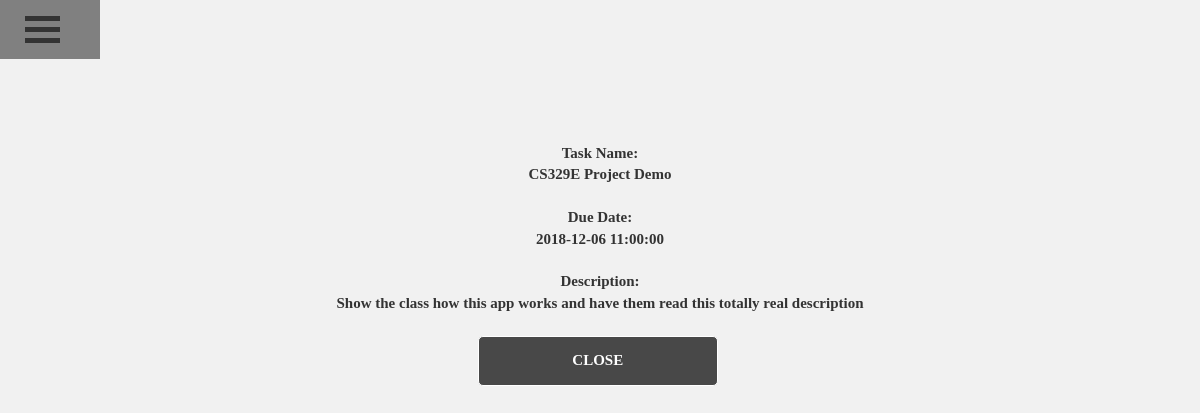
The page /view/45 (signed in) on the database its author committed.
### Application/models.py (models this page shows)
class Task(db.Model):
	id = db.Column(db.Integer, primary_key=True)
	title = db.Column(db.String(20))
	description = db.Column(db.String(200))
	complete = db.Column(db.Boolean, nullable=False, default=False)
	due = db.Column(db.DateTime, nullable=True)
	user = db.Column(db.Integer, db.ForeignKey('user.id'), nullable=False)

### Application/routes.py (the view)
@application.route("/view/<int:task_id>")
def view(task_id):
	post = Task.query.get_or_404(task_id)
	if post.author != current_user:
		abort(403)
	return render_template('post.html', title=post.title, post=post)

### Application/models.py (called while the page is built)
@login_manager.user_loader # loads in user
def load_user(user_id):
	return User.query.get(int(user_id))

### Application/templates/post.html (shortened to what this page needs)
{% extends "layout.html" %}
{% block content %}
<div align='center'>
<p>
	<br><br>Task Name:<br>
	{{post.title}}
	<br><br>
	Due Date:<br>
	{{post.due}}
	<br><br>
	Description:<br>
	{{post.description}} <br><br>
	<button class="myButton" onclick="window.open('', '_self', ''); window.close();">CLOSE</button>
	{% endblock %}

### Application/static/style.css (style rules this page uses)
html { overflow-x: hidden; }
p { font-family: 'Now'; font-weight: bold; font-style: normal; font-size: 15px; color: #333; }
body { background-color: #f1f1f1; background-position: center; }
.myButton { border:0.1em solid #FFFFFF; border-radius: 5px; margin:0 0.3em 0 0; padding: 0; box-sizing: border-box; text-decoration:none; font-weight: bolder; color:#FFFFFF; font-family: 'Now'; background: rgba(0,0,0,0.7); text-align:center; text-transform: uppercase; transition: all 0.2s; width: 240px; margin-bottom: 10px; height: 50px; -webkit-transition: all 1s ease; white-space: nowrap; }

### rows shown on the page
Task: title "CS329E Project Demo", due "2018-12-06 11:00:00", description "Show the class how this app works and have them read this totally real description"
